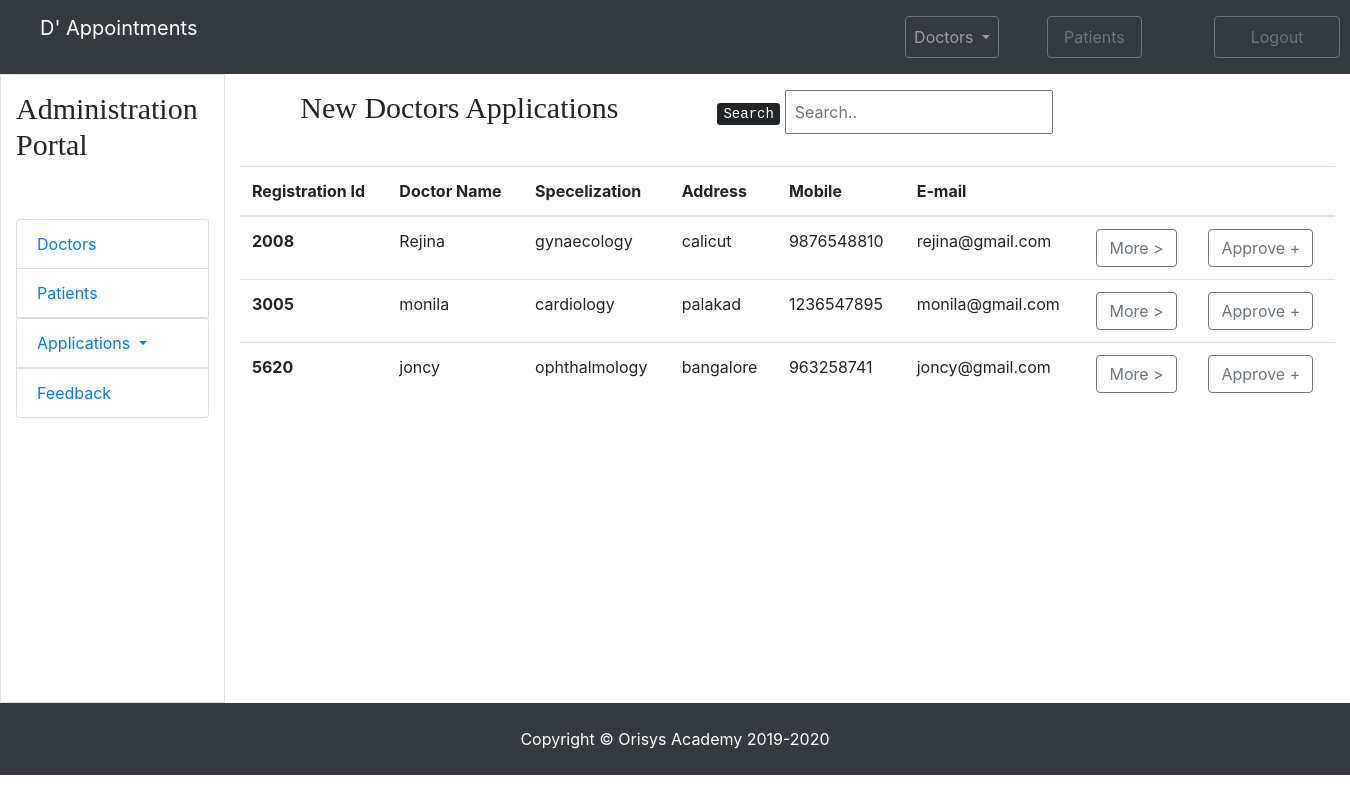
The page /appointment/admin_home.php on the database its author committed.
### tables this page shows
CREATE TABLE `doctors` (
  `did` int(11) NOT NULL,
  `d_regid` varchar(50) NOT NULL,
  `dname` varchar(50) NOT NULL,
  `daddress` varchar(500) NOT NULL,
  `dgender` varchar(10) NOT NULL,
  `dspecs` varchar(50) NOT NULL,
  `ddob` date NOT NULL,
  `demail` varchar(50) NOT NULL,
  `dmobile` bigint(20) NOT NULL,
  `dpassword` varchar(50) NOT NULL,
  `dstatus` varchar(10) NOT NULL DEFAULT 'pending'
);

### appointment/admin_home.php (the view)
<?php include('header.php');?>
<div class="row">
            <div class="col-md-5 p-3 text-center bor t-center">
			      <h2 class="fontcol">New Doctors Applications</h2>
			</div>
			<div class="col-md-4 p-3 bor text-right ">
				<p class=""><kbd>Search</kbd>
				<input class="p-2" id="myInput" type="text" placeholder="Search.."></p>
            </div>
</div>
<table class="container-fluid table">
<thead>
         <tr>
             <th>Registration Id</th>
			 <th>Doctor Name</th>
			 <th>Specelization</th>
             <th>Address</th>
             <th>Mobile</th>
             <th>E-mail</th>
             <th></th>
             <th></th>
         </tr>
    </thead>
    <tbody>
    <?php
					  require_once  'php_connection.php';
					  $sql = "select * from doctors where dstatus = 'pending'";
					  $result = mysqli_query($conn,$sql);
					  while($row = mysqli_fetch_assoc($result))
					  {
						  ?>
      <tr>
        <th scope="row"><?php echo $row['d_regid']; ?></th>
        <td><?php echo $row['dname']; ?></td>
        <td><?php echo $row['dspecs']; ?></td>
        <td><?php echo $row['daddress']; ?></td>
        <td><?php echo $row['dmobile']; ?></td>
        <td><?php echo $row['demail']; ?></td>
        <td><a href="" class="btn btn-outline-secondary  btn-arrow-right" role="button">More ></a></td></td>
		<td><a href="php_doctor_approve.php?id=<?php echo $row['d_regid']; ?>" class="btn btn-outline-secondary  btn-arrow-right" role="button">Approve +</a></td></td>
  </tr>
  <?php
					  }
					  ?>
    </tbody>
  </table>
<?php include('footer.php');?>

### appointment/css/style.css (style rules this page uses)
.fontcol { font-family:fantasy; font-size: 30px; }

### rows shown on the page
doctors: d_regid "2008", dname "Rejina", dspecs "gynaecology", daddress "calicut", dmobile "9876548810", demail "rejina@gmail.com"
doctors: d_regid "3005", dname "monila", dspecs "cardiology", daddress "palakad", dmobile "1236547895", demail "monila@gmail.com"
doctors: d_regid "5620", dname "joncy", dspecs "ophthalmology", daddress "bangalore", dmobile "963258741", demail "joncy@gmail.com"
